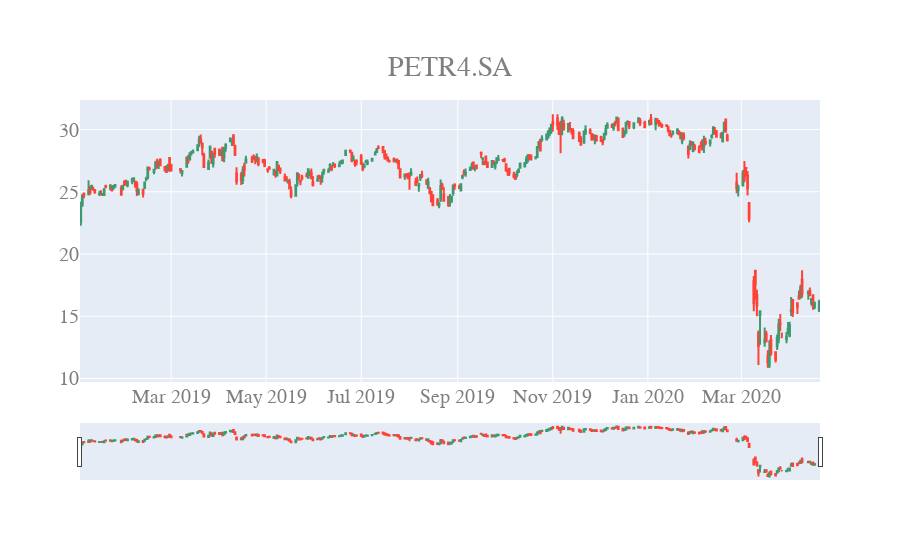

Write notebook code for a chart like this one.
### Code cell
quote = 'PETR4.SA'
start_date = '2019-01-01'
end_date = '2020-04-20'
candlestick_br(quote, start_date, end_date)

### Figure 1 — Plotly figure (JSON) as saved in the notebook; plotly's stock layout.template omitted (floating-point values rounded to 4 significant figures; data arrays with more than 128 entries replaced by an {"elided": "..."} marker saying what was removed)
{"data": [{"close": {"elided": "321 float values"}, "high": {"elided": "321 float values"}, "low": {"elided": "321 float values"}, "open": {"elided": "321 float values"}, "type": "candlestick", "x": {"elided": "321 str values"}}], "layout": {"font": {"color": "#7f7f7f", "family": "Courier New, monospace", "size": 20}, "title": {"text": "PETR4.SA", "x": 0.5, "xanchor": "center", "y": 0.9, "yanchor": "top"}}}
